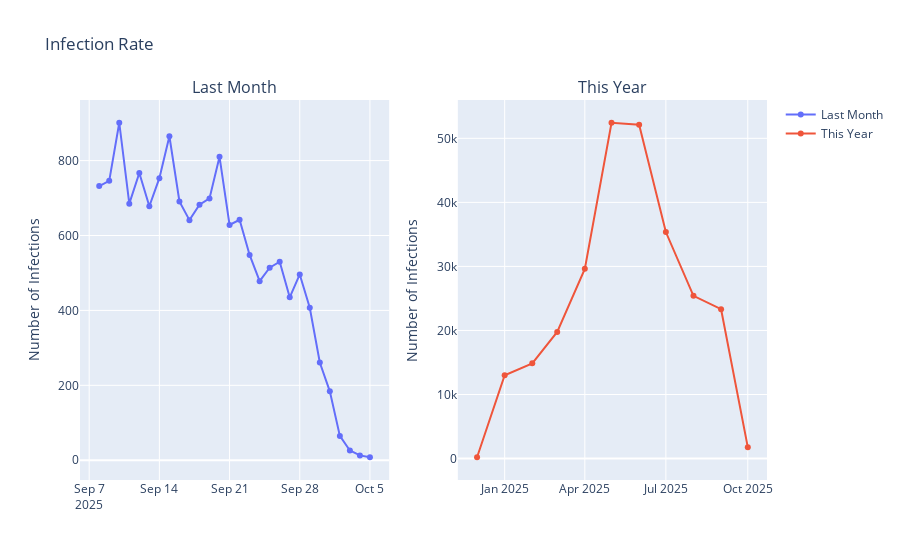

The cell this chart's notebook holds for it:
### Code cell
# fig = make_subplots(rows = 1, cols = 2, subplot_titles = ('Casos ultimo mes', 'Casos Mensais'))
# fig.add_trace(go.Line(x = infected_last_month.index, y = infected_last_month.values, name = 'Casos Ultimo Mes'), row = 1, col = 1)
# fig.add_trace(go.Line(x = infected_this_year.index, y = infected_this_year['EVOLUCAO'].values, name = 'Casos Mensais'), row = 1, col = 2)
# fig.update_layout(title_text = 'Casos de COVID-19 no Brasil')
# fig.show()

plot_sub(infected_last_month, infected_this_year['EVOLUCAO'], 'Infection Rate', 'Number of Infections')

### Figure 1 — Plotly figure (JSON) as saved in the notebook; plotly's stock layout.template omitted (floating-point values rounded to 4 significant figures)
{"data": [{"mode": "lines+markers", "name": "Last Month", "type": "scatter", "x": ["2025-09-08T00:00:00.000000000", "2025-09-09T00:00:00.000000000", "2025-09-10T00:00:00.000000000", "2025-09-11T00:00:00.000000000", "2025-09-12T00:00:00.000000000", "2025-09-13T00:00:00.000000000", "2025-09-14T00:00:00.000000000", "2025-09-15T00:00:00.000000000", "2025-09-16T00:00:00.000000000", "2025-09-17T00:00:00.000000000", "2025-09-18T00:00:00.000000000", "2025-09-19T00:00:00.000000000", "2025-09-20T00:00:00.000000000", "2025-09-21T00:00:00.000000000", "2025-09-22T00:00:00.000000000", "2025-09-23T00:00:00.000000000", "2025-09-24T00:00:00.000000000", "2025-09-25T00:00:00.000000000", "2025-09-26T00:00:00.000000000", "2025-09-27T00:00:00.000000000", "2025-09-28T00:00:00.000000000", "2025-09-29T00:00:00.000000000", "2025-09-30T00:00:00.000000000", "2025-10-01T00:00:00.000000000", "2025-10-02T00:00:00.000000000", "2025-10-03T00:00:00.000000000", "2025-10-04T00:00:00.000000000", "2025-10-05T00:00:00.000000000"], "xaxis": "x", "y": [732, 746, 901, 685, 767, 678, 753, 865, 691, 641, 682, 699, 810, 628, 642, 548, 478, 514, 530, 435, 496, 407, 261, 184, 65, 26, 13, 8], "yaxis": "y"}, {"mode": "lines+markers", "name": "This Year", "type": "scatter", "x": ["2024-12", "2025-01", "2025-02", "2025-03", "2025-04", "2025-05", "2025-06", "2025-07", "2025-08", "2025-09", "2025-10"], "xaxis": "x2", "y": [201, 13005, 14868, 19775, 29619, 52434, 52135, 35367, 25413, 23320, 1775], "yaxis": "y2"}], "layout": {"annotations": [{"font": {"size": 16}, "showarrow": false, "text": "Last Month", "x": 0.225, "xanchor": "center", "xref": "paper", "y": 1, "yanchor": "bottom", "yref": "paper"}, {"font": {"size": 16}, "showarrow": false, "text": "This Year", "x": 0.775, "xanchor": "center", "xref": "paper", "y": 1, "yanchor": "bottom", "yref": "paper"}], "title": {"text": "Infection Rate"}, "xaxis": {"anchor": "y", "domain": [0, 0.45]}, "xaxis2": {"anchor": "y2", "domain": [0.55, 1]}, "yaxis": {"anchor": "x", "domain": [0, 1], "title": {"text": "Number of Infections"}}, "yaxis2": {"anchor": "x2", "domain": [0, 1], "title": {"text": "Number of Infections"}}}}
